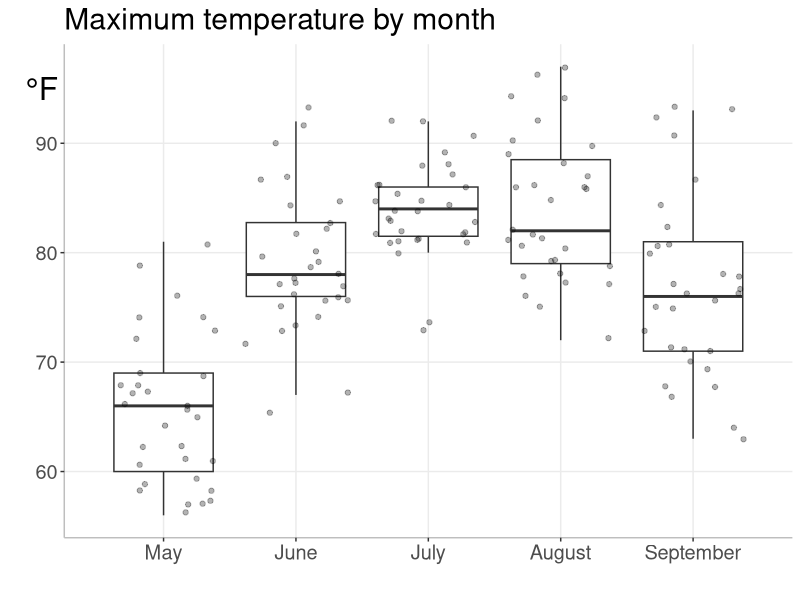
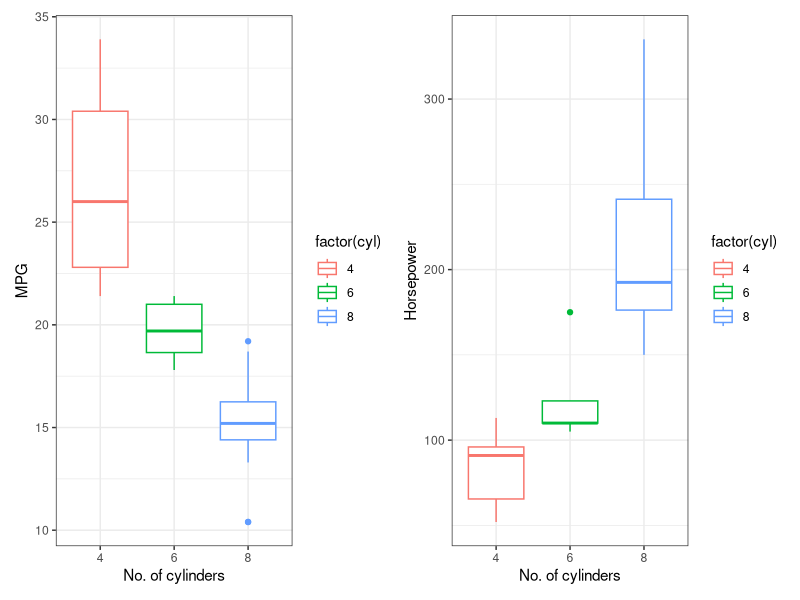
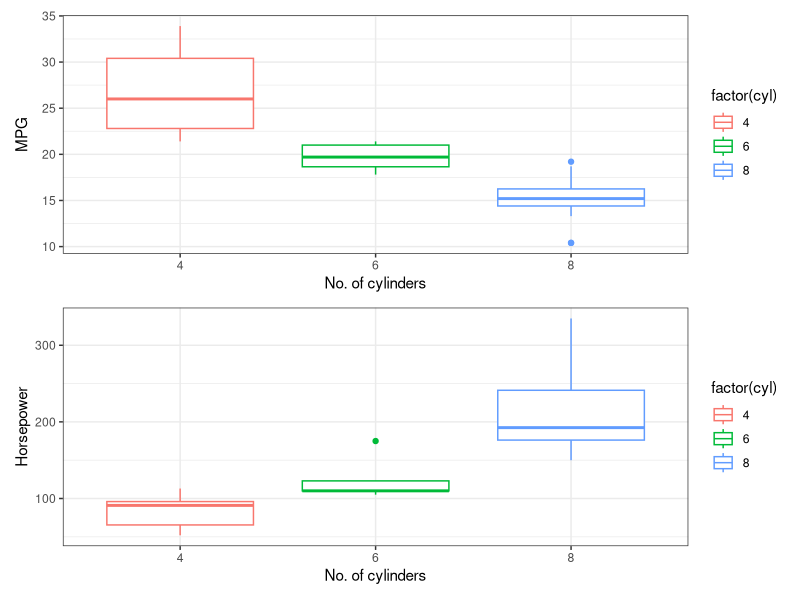
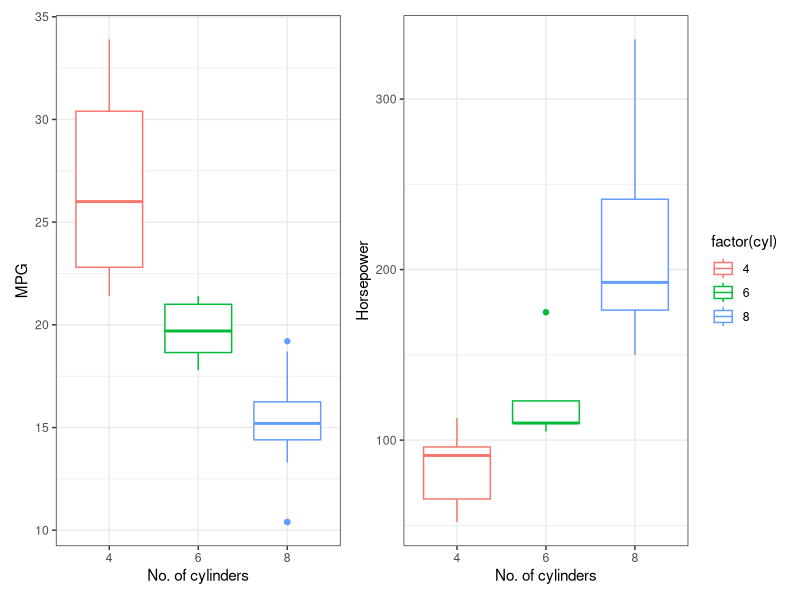

The R script that drew these images, in order:
## ---- chunk 1
knitr::opts_chunk$set(fig.width = 7, fig.height = 5)
## ---- chunk 2
library("tidyverse")

ggplot(airquality, aes(`Month`, `Temp`, group = `Month`)) +
    geom_boxplot(outlier.shape = NA) +
    geom_jitter(alpha = 0.3) +
    labs(x = "",
         y = "",
         title="Maximum temperature by month") +
    theme_bw() + 
    scale_x_continuous(breaks = c(5, 6, 7, 8, 9), 
                       labels = c("May", "June", "July", "August", "September")) +
    annotate("text", x = 4.08, y = 95, label="°F", size = 8) +
    coord_cartesian(xlim = c(4.5, 9.5),
                    clip = 'off') +
    theme(panel.grid.minor = element_blank(),
          panel.background = element_blank(), 
          axis.line = element_line(colour = "gray"),
          panel.border = element_blank(),
          text = element_text(size=18)
          )
## ---- chunk 3
library(patchwork)
library(gridExtra)

p_mpg <- ggplot(mtcars, aes(factor(cyl), mpg, color = factor(cyl))) + 
    geom_boxplot() + theme_bw() + xlab("No. of cylinders") + ylab("MPG")

p_hp <- ggplot(mtcars, aes(factor(cyl), hp, color = factor(cyl))) + 
    geom_boxplot() + theme_bw() + xlab("No. of cylinders") + ylab("Horsepower")

p_mpg + p_hp 

p_mpg / p_hp

p_mpg + p_hp + plot_layout(guides = 'collect')
